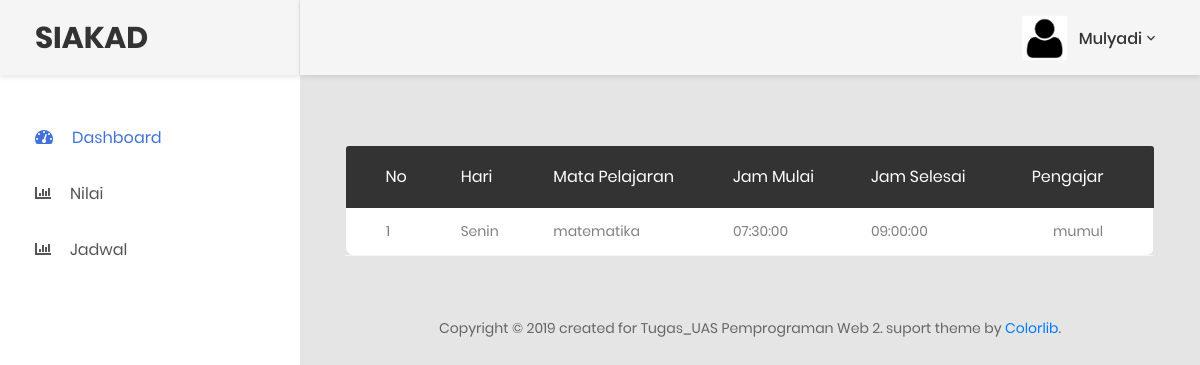
The page /murid/cek_jadwal.php (signed in) on the database as committed earlier.
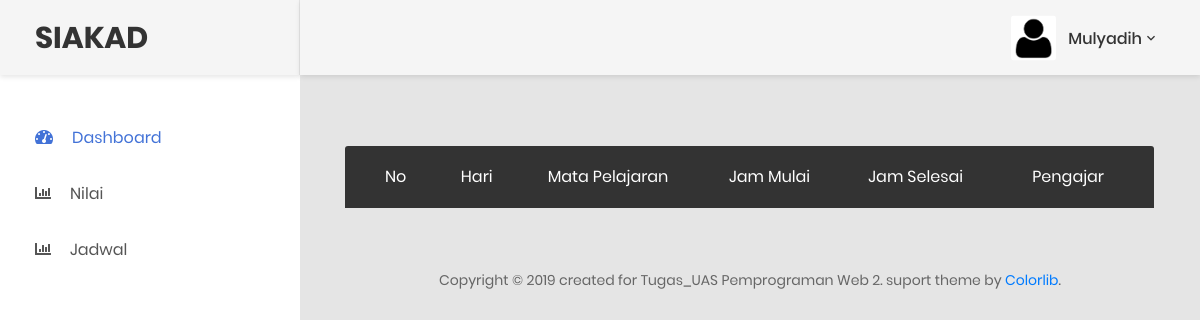
The same page on the database as committed later.
### tables this page shows
CREATE TABLE `jadwal` (
  `id` int(11) NOT NULL,
  `kelas` varchar(5) NOT NULL,
  `id_mapel` int(11) NOT NULL,
  `hari` varchar(10) NOT NULL,
  `jam_mulai` time NOT NULL,
  `jam_selesai` time NOT NULL
);

CREATE TABLE `mapel` (
  `id` int(11) NOT NULL,
  `nip` varchar(13) NOT NULL,
  `nama` varchar(50) NOT NULL
);

CREATE TABLE `guru` (
  `nip` varchar(12) NOT NULL,
  `nama` varchar(100) NOT NULL,
  `email` varchar(100) NOT NULL,
  `alamat` varchar(200) NOT NULL,
  `password` varchar(255) NOT NULL
);

### murid/cek_jadwal.php (the view, shortened to what this page needs)
<?php
    include('../template/header.php');
?>
<div class="row m-t-30">
    <div class="col-md-12">
        <div class="table-responsive m-b-40">
            <table class="table table-borderless table-data3">
                <thead>
                    <tr>
                        <th>No</th>
                        <th>Hari</th>
                        <th>Mata Pelajaran</th>
                        <th>Jam Mulai</th>
                        <th>Jam Selesai</th>
                        <th>Pengajar</th>
                    </tr>
                </thead>
                <tbody>
                <?php
                include('koneksi.php');
                $no=1;
                $sql="select hari, jam_mulai, jam_selesai, c.nama as nama_guru, b.nama AS nama_mapel from jadwal a inner join mapel b on a.id_mapel=b.id INNER JOIN guru c on b.nip=c.nip where a.kelas='7B' ";
                $query = mysqli_query($koneksi,$sql);
                while($hasil = mysqli_fetch_array($query)){ ?>
                   <tr>
                        <td><?= $no; ?> </td>
                        <td><?= $hasil['hari']; ?> </td>
                        <td><?= $hasil['nama_mapel']; ?> </td>
                        <td><?= $hasil['jam_mulai']; ?> </td>
                        <td><?= $hasil['jam_selesai']; ?> </td>
                        <td><?= $hasil['nama_guru']; ?> </td>
                   </tr>
                <?php $no++; } ?>
                </tbody>
                </table>
            </div>
        </div>
    </div>
<?php include('../template/footer1.php'); ?>
<?php include('../template/footer.php'); ?>

### template/header.php (shortened to what this page needs)
<!DOCTYPE html>
<html lang="en">
<head>
    <link href="../assets/css/font-face.css" rel="stylesheet" media="all">
    <link href="../assets/vendor/font-awesome-4.7/css/font-awesome.min.css" rel="stylesheet" media="all">
    <link href="../assets/vendor/font-awesome-5/css/fontawesome-all.min.css" rel="stylesheet" media="all">
    <link href="../assets/vendor/mdi-font/css/material-design-iconic-font.min.css" rel="stylesheet" media="all">
    <link href="../assets/vendor/bootstrap-4.1/bootstrap.min.css" rel="stylesheet" media="all">
    <link href="../assets/vendor/animsition/animsition.min.css" rel="stylesheet" media="all">
    <link href="../assets/vendor/bootstrap-progressbar/bootstrap-progressbar-3.3.4.min.css" rel="stylesheet" media="all">
    <link href="../assets/vendor/wow/animate.css" rel="stylesheet" media="all">
    <link href="../assets/vendor/css-hamburgers/hamburgers.min.css" rel="stylesheet" media="all">
    <link href="../assets/vendor/slick/slick.css" rel="stylesheet" media="all">
    <link href="../assets/vendor/select2/select2.min.css" rel="stylesheet" media="all">
    <link href="../assets/vendor/perfect-scrollbar/perfect-scrollbar.css" rel="stylesheet" media="all">
    <link href="../assets/css/theme.css" rel="stylesheet" media="all">
</head>
<body class="animsition">
    <div class="page-wrapper">
        <?php include('sidebar.php'); ?>
        <div class="page-container">
            <header class="header-desktop">
                <div class="section__content section__content--p30">
                    <div class="container-fluid">
                        <div class="header-wrap">
                            <div class="header-button">
                                <div class="account-wrap">
                                    <div class="account-item clearfix js-item-menu">
                                        <div class="image">
                                            <img src="../assets/images/icon/user.png" alt="<?= $_SESSION['nama']?>" />
                                        </div>
                                        <div class="content">
                                            <a class="js-acc-btn" href="#"><?= $_SESSION['nama']?></a>
                                        </div>
                                    </div>
                                </div>
                            </div>
                        </div>
                    </div>
                </div>
            </header>
            <div class="main-content">
                <div class="section__content section__content--p30">
                    <div class="container-fluid">

### template/sidebar.php (shortened to what this page needs)
<?php
    if($_SESSION['role'] == 'murid'){ ?>
        <aside class="menu-sidebar d-none d-lg-block">
            <div class="logo">
                <a href="#">
                <b><h2>SIAKAD</h2></b>
                </a>
            </div>
            <div class="menu-sidebar__content js-scrollbar1">
                <nav class="navbar-sidebar">
                    <ul class="list-unstyled navbar__list">
                        <li class="active has-sub">
                            <a class="js-arrow" href="#">
                                <i class="fas fa-tachometer-alt"></i>Dashboard</a>
                        </li>
                        <li>
                            <a href="murid_nilai.php"><i class="fas fa-chart-bar"></i>Nilai</a>
                        </li>
                        <li>
                            <a href="cek_jadwal.php"><i class="fas fa-chart-bar"></i>Jadwal</a>
                        </li>
                    </ul>
                </nav>
            </div>
        </aside>
    <?php }else if($_SESSION['role'] == 'guru'){ ?>
        <header class="header-mobile d-block d-lg-none">
            <div class="header-mobile__bar">
                <div class="container-fluid">
                    <div class="header-mobile-inner">
                        <a class="logo" href="index.php">
                            <b><h2>SIAKAD</h2></b>
                        </a>
                        <button class="hamburger hamburger--slider" type="button">
                            <span class="hamburger-box">
                                <span class="hamburger-inner"></span>
                            </span>
                        </button>
                    </div>
                </div>
            </div>
            <nav class="navbar-mobile">
                <div class="container-fluid">
                    <ul class="navbar-mobile__list list-unstyled">
                        <li class="has-sub">
                            <a class="js-arrow" href="#">
                                <i class="fas fa-tachometer-alt"></i>Dashboard</a>
                        </li>
                        <li>
                            <a href=""><i class="fas fa-chart-bar"></i>Jadwal Mengajar</a>
                        </li>
                        <li>
                            <a href=""><i class="fas fa-chart-bar"></i>Input Nilai</a>
                        </li>
                    </ul>
                </div>
            </nav>
        </header>
        <aside class="menu-sidebar d-none d-lg-block">
            <div class="logo">
                <a href="#">
                <b><h2>SIAKAD</h2></b>
                </a>
            </div>
            <div class="menu-sidebar__content js-scrollbar1">
                <nav class="navbar-sidebar">
                    <ul class="list-unstyled navbar__list">
                        <li class="active has-sub">
                            <a class="js-arrow" href="#">
                                <i class="fas fa-tachometer-alt"></i>Dashboard</a>
                        </li>
                        <li>
                            <a href=""><i class="fas fa-chart-bar"></i>Jadwal Mengajar</a>
                        </li>
                        <li>
                            <a href=""><i class="fas fa-chart-bar"></i>Input Nilai</a>
                        </li>
                    </ul>
                </nav>
            </div>
        </aside>
    <?php }else if($_SESSION['role'] == 'staff'){ ?>
        <header class="header-mobile d-block d-lg-none">
            <div class="header-mobile__bar">
                <div class="container-fluid">
                    <div class="header-mobile-inner">
                        <a class="logo" href="index.php">
                            <b><h2>SIAKAD</h2></b>
                        </a>
                        <button class="hamburger hamburger--slider" type="button">
                            <span class="hamburger-box">
                                <span class="hamburger-inner"></span>
                            </span>
                        </button>
                    </div>
                </div>
            </div>
            <nav class="navbar-mobile">
                <div class="container-fluid">
                    <ul class="navbar-mobile__list list-unstyled">
                        <li class="has-sub">
                            <a class="js-arrow" href="#">
                                <i class="fas fa-tachometer-alt"></i>Dashboard</a>
                        </li>
                        <li>
                            <a href="chart.html">
                                <i class="fas fa-chart-bar"></i>Charts</a>
                        </li><li>
                            <a href="tambah_murid.php"><i class="fas fa-chart-bar"></i>Tambah Murid</a>
                        </li>
                        <li>
                            <a href=""><i class="fas fa-chart-bar"></i>Tamabh Guru</a>
                        </li>
                        <li>
                            <a href=""><i class="fas fa-chart-bar"></i>Buat Jadwal</a>
                        </li>
                        <li>
                            <a href=""><i class="fas fa-chart-bar"></i>Buat Mapel</a>
                        </li>
                    </ul>
                </div>
            </nav>
        </header>
        <aside class="menu-sidebar d-none d-lg-block">
            <div class="logo">
                <a href="#">
                <b><h2>SIAKAD</h2></b>
                </a>
            </div>
            <div class="menu-sidebar__content js-scrollbar1">
                <nav class="navbar-sidebar">
                    <ul class="list-unstyled navbar__list">
                        <li class="active has-sub">
                            <a class="js-arrow" href="#">
                                <i class="fas fa-tachometer-alt"></i>Dashboard</a>
                        </li>
                        <li>
                            <a href="tambah_murid.php"><i class="fas fa-chart-bar"></i>Tambah Murid</a>
                        </li>
                        <li>
                            <a href=""><i class="fas fa-chart-bar"></i>Tamabh Guru</a>
                        </li>
                        <li>
                            <a href=""><i class="fas fa-chart-bar"></i>Buat Jadwal</a>
                        </li>
                        <li>
                            <a href=""><i class="fas fa-chart-bar"></i>Buat Mapel</a>
                        </li>
                    </ul>
                </nav>
            </div>
        </aside>
    <?php }?>

### template/footer1.php
<div class="row">
                            <div class="col-md-12">
                                <div class="copyright">
                                    <p>Copyright © 2019 created for Tugas_UAS Pemprograman Web 2. suport theme by <a href="https://colorlib.com">Colorlib</a>.</p>
                                </div>
                            </div>
                        </div>
                    </div>
                </div>
            </div>
        </div>
    </div>

### template/footer.php (shortened to what this page needs)
</body>
</html>

Rows that differ between the two databases and show on the page:
removed jadwal: hari "Senin", id_mapel.nama "matematika", jam_mulai "07:30:00", jam_selesai "09:00:00", guru.nama "mumul"
Other text that changed with them:
$_SESSION['nama']: "Mulyadi" → "Mulyadih"
